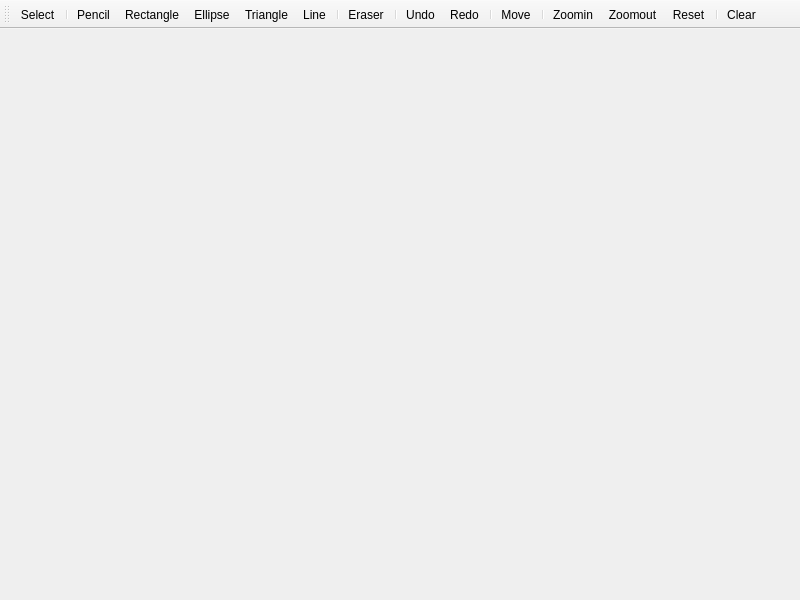
<?xml version="1.0" encoding="UTF-8"?>
<ui version="4.0">
 <class>MainWindow</class>
 <widget class="QMainWindow" name="MainWindow">
  <property name="geometry">
   <rect>
    <x>0</x>
    <y>0</y>
    <width>800</width>
    <height>600</height>
   </rect>
  </property>
  <property name="windowTitle">
   <string>MainWindow</string>
  </property>
  <property name="autoFillBackground">
   <bool>true</bool>
  </property>
  <property name="styleSheet">
   <string notr="true"/>
  </property>
  <widget class="QWidget" name="centralwidget"/>
  <widget class="QToolBar" name="toolbar">
   <property name="toolButtonStyle">
    <enum>Qt::ToolButtonTextUnderIcon</enum>
   </property>
   <attribute name="toolBarArea">
    <enum>TopToolBarArea</enum>
   </attribute>
   <attribute name="toolBarBreak">
    <bool>false</bool>
   </attribute>
   <addaction name="actionSelect"/>
   <addaction name="separator"/>
   <addaction name="actionPencil"/>
   <addaction name="actionRectangle"/>
   <addaction name="actionEllipse"/>
   <addaction name="actionTriangle"/>
   <addaction name="actionLine"/>
   <addaction name="separator"/>
   <addaction name="actionEraser"/>
   <addaction name="separator"/>
   <addaction name="actionUndo"/>
   <addaction name="actionRedo"/>
   <addaction name="separator"/>
   <addaction name="actionMove"/>
   <addaction name="separator"/>
   <addaction name="actionZoomin"/>
   <addaction name="actionZoomout"/>
   <addaction name="actionReset"/>
   <addaction name="separator"/>
   <addaction name="actionClear"/>
  </widget>
  <action name="actionSelect">
   <property name="checkable">
    <bool>true</bool>
   </property>
   <property name="icon">
    <iconset>
     <normalon>:/resources/images/select_blue.png</normalon>
     <disabledon>:/resources/images/select_blue.png</disabledon>
     <activeoff>:/resources/images/select_gray.png</activeoff>
     <activeon>:/resources/images/select_blue.png</activeon>
     <selectedoff>:/resources/images/select_gray.png</selectedoff>
     <selectedon>:/resources/images/select_blue.png</selectedon>
    </iconset>
   </property>
   <property name="text">
    <string>Select</string>
   </property>
  </action>
  <action name="actionPencil">
   <property name="checkable">
    <bool>true</bool>
   </property>
   <property name="icon">
    <iconset resource="../../Resources.qrc">
     <normaloff>:/resources/images/brush_gray.png</normaloff>
     <normalon>:/resources/images/brush_blue.png</normalon>:/resources/images/brush_gray.png</iconset>
   </property>
   <property name="text">
    <string>Pencil</string>
   </property>
  </action>
  <action name="actionRectangle">
   <property name="checkable">
    <bool>true</bool>
   </property>
   <property name="icon">
    <iconset resource="../../Resources.qrc">
     <normaloff>:/resources/images/rectangle_gray.png</normaloff>
     <normalon>:/resources/images/rectangle_blue.png</normalon>:/resources/images/rectangle_gray.png</iconset>
   </property>
   <property name="text">
    <string>Rectangle</string>
   </property>
  </action>
  <action name="actionEllipse">
   <property name="checkable">
    <bool>true</bool>
   </property>
   <property name="icon">
    <iconset resource="../../Resources.qrc">
     <normaloff>:/resources/images/circle_gray.png</normaloff>
     <normalon>:/resources/images/circle_blue.png</normalon>:/resources/images/circle_gray.png</iconset>
   </property>
   <property name="text">
    <string>Ellipse</string>
   </property>
  </action>
  <action name="actionLine">
   <property name="checkable">
    <bool>true</bool>
   </property>
   <property name="icon">
    <iconset resource="../../Resources.qrc">
     <normaloff>:/resources/images/line_gray.png</normaloff>
     <normalon>:/resources/images/line_blue.png</normalon>:/resources/images/line_gray.png</iconset>
   </property>
   <property name="text">
    <string>Line</string>
   </property>
  </action>
  <action name="actionEraser">
   <property name="checkable">
    <bool>true</bool>
   </property>
   <property name="icon">
    <iconset resource="../../Resources.qrc">
     <normaloff>:/resources/images/eraser_gray.png</normaloff>
     <normalon>:/resources/images/eraser_blue.png</normalon>:/resources/images/eraser_gray.png</iconset>
   </property>
   <property name="text">
    <string>Eraser</string>
   </property>
  </action>
  <action name="actionUndo">
   <property name="icon">
    <iconset resource="../../Resources.qrc">
     <normaloff>:/resources/images/revocation_gray.png</normaloff>
     <normalon>:/resources/images/revocation_blue.png</normalon>:/resources/images/revocation_gray.png</iconset>
   </property>
   <property name="text">
    <string>Undo</string>
   </property>
  </action>
  <action name="actionRedo">
   <property name="icon">
    <iconset resource="../../Resources.qrc">
     <normaloff>:/resources/images/withdraw_gray.png</normaloff>
     <normalon>:/resources/images/withdraw_blue.png</normalon>:/resources/images/withdraw_gray.png</iconset>
   </property>
   <property name="text">
    <string>Redo</string>
   </property>
  </action>
  <action name="actionClear">
   <property name="icon">
    <iconset resource="../../Resources.qrc">
     <normaloff>:/resources/images/clean_gray.png</normaloff>
     <normalon>:/resources/images/clean_blue.png</normalon>:/resources/images/clean_gray.png</iconset>
   </property>
   <property name="text">
    <string>Clear</string>
   </property>
  </action>
  <action name="actionZoomin">
   <property name="checkable">
    <bool>true</bool>
   </property>
   <property name="icon">
    <iconset resource="../../Resources.qrc">
     <normaloff>:/resources/images/zoom-in.png</normaloff>
     <normalon>:/resources/images/zoom-in-selected.png</normalon>:/resources/images/zoom-in.png</iconset>
   </property>
   <property name="text">
    <string>Zoomin</string>
   </property>
  </action>
  <action name="actionZoomout">
   <property name="checkable">
    <bool>true</bool>
   </property>
   <property name="icon">
    <iconset resource="../../Resources.qrc">
     <normaloff>:/resources/images/zoom-out.png</normaloff>
     <normalon>:/resources/images/zoom-out-selected.png</normalon>:/resources/images/zoom-out.png</iconset>
   </property>
   <property name="text">
    <string>Zoomout</string>
   </property>
  </action>
  <action name="actionReset">
   <property name="checkable">
    <bool>false</bool>
   </property>
   <property name="icon">
    <iconset resource="../../Resources.qrc">
     <normaloff>:/resources/images/reset.png</normaloff>
     <normalon>:/resources/images/reset-selected.png</normalon>:/resources/images/reset.png</iconset>
   </property>
   <property name="text">
    <string>Reset</string>
   </property>
  </action>
  <action name="actionMove">
   <property name="checkable">
    <bool>true</bool>
   </property>
   <property name="icon">
    <iconset resource="../../Resources.qrc">
     <normaloff>:/resources/images/move.png</normaloff>
     <normalon>:/resources/images/move-selected.png</normalon>:/resources/images/move.png</iconset>
   </property>
   <property name="text">
    <string>Move</string>
   </property>
  </action>
  <action name="actionTriangle">
   <property name="checkable">
    <bool>true</bool>
   </property>
   <property name="icon">
    <iconset resource="../../Resources.qrc">
     <normaloff>:/resources/images/triangle.png</normaloff>
     <normalon>:/resources/images/triangle-selected.png</normalon>:/resources/images/triangle.png</iconset>
   </property>
   <property name="text">
    <string>Triangle</string>
   </property>
  </action>
 </widget>
 <resources>
  <include location="../../Resources.qrc"/>
 </resources>
 <connections/>
</ui>
